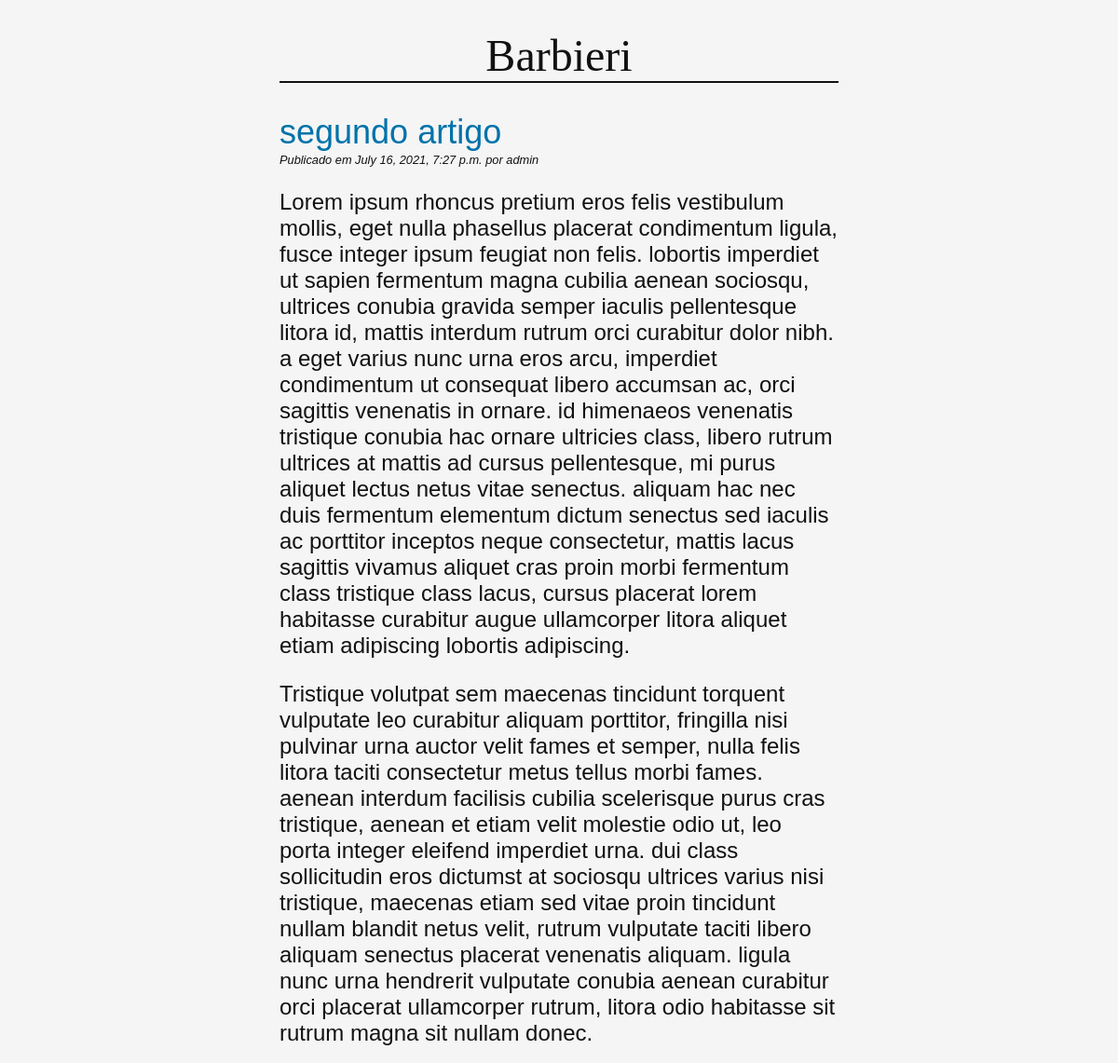
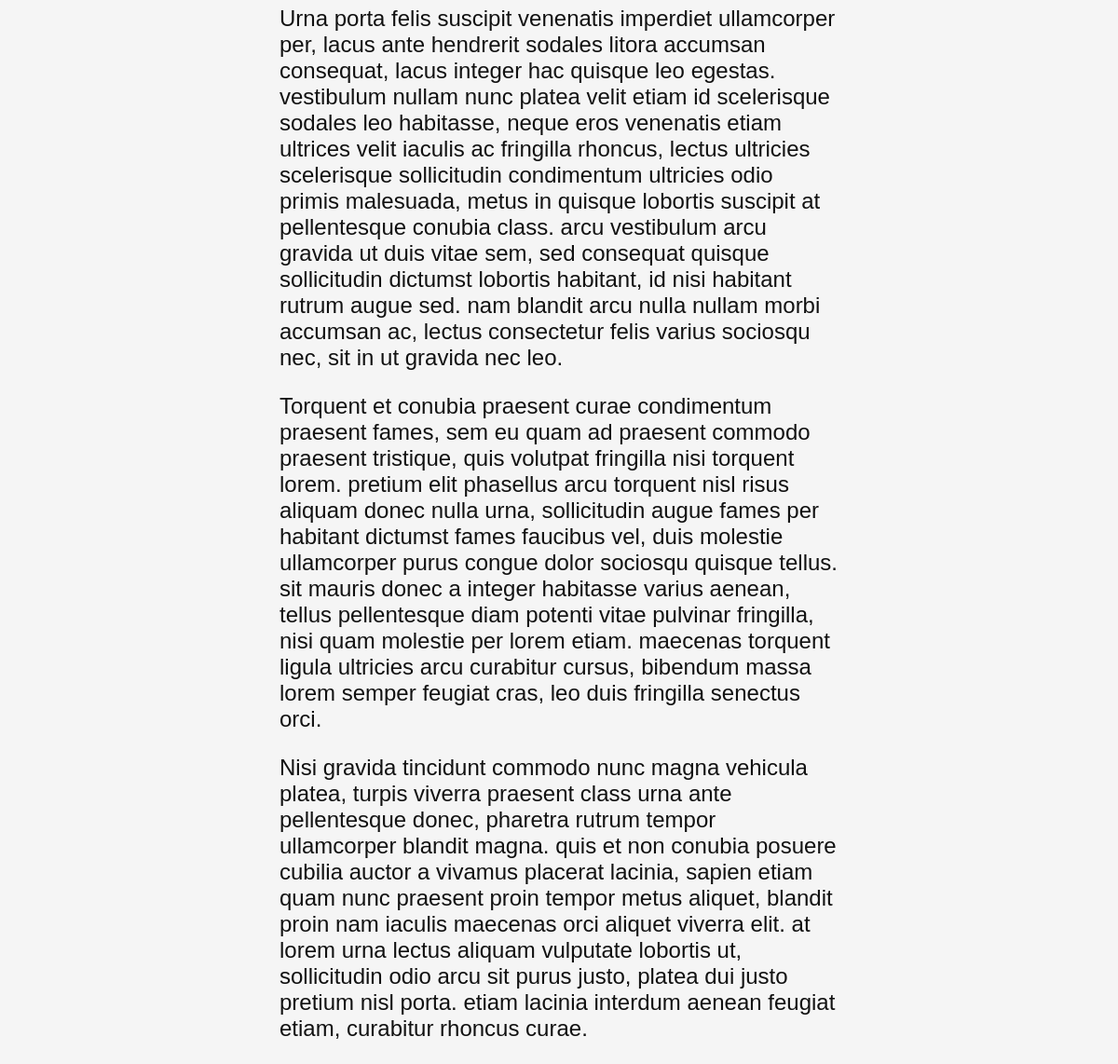
Page /blog/segundo-artigo on the committed database (2 pictures, top to bottom).
### blog/models.py (models this page shows, shortened)
class Artigo(models.Model):
    titulo = models.CharField('titulo do artigo', max_length=255, )
    slug = models.SlugField('caminho do link (blog/)', max_length=255, unique=True)
    autor = models.ForeignKey(User, on_delete=models.CASCADE)
    corpo = models.TextField()
    criado = models.DateTimeField(auto_now_add=True)
    atualizado = models.DateTimeField(auto_now=True)
    class Meta:
        ordering = ('-criado',)

### blog/views.py (the view)
# urls.py: path('<slug:slug>', views.ArtigoDetalheView.as_view(), name='detalhe')
class ArtigoDetalheView(DetailView):
    model = Artigo
    template_name = 'blog/detalhe_artigo.html'

### blog/templates/blog/detalhe_artigo.html (shortened to what this page needs)
{% extends 'blog/base.html' %}
{% block conteudo %}
    <h2>{{ artigo.titulo }}</h2>
    <p class="date">
        Publicado em {{ artigo.criado }} por {{ artigo.autor }}
    </p>
    {{ artigo.corpo|linebreaks }}
{% endblock %}

### blog/static/css/blog.css (style rules this page uses)
body { background: whitesmoke; margin: 0 25%; font-family: sans-serif; font-size: 1.5rem; color: #111111; }
h2 { color: #0072aa; font-weight: normal; margin-bottom: 1px; }
p.date { font-size: 0.8rem; font-style: italic; margin-top: 1px; }

### rows in the picture
Artigo: titulo "segundo artigo", criado "July 16, 2021, 7:27 p.m.", autor "admin", corpo "Lorem ipsum rhoncus pretium eros felis vestibulum mollis, eget nulla phasellus placerat condimentum ligula, fusce integer ipsum feugiat non felis. lobortis imperdiet ut sapien fermentum magna cubilia aenean sociosqu, ultrices conubia gravida semper iaculis pellentesque litora id, mattis interdum rutrum orci curabitur dolor nibh. a eget varius nunc urna eros arcu, imperdiet condimentum ut consequat libero accumsan ac, orci sagittis venenatis in ornare. id himenaeos venenatis tristique conubia hac ornare ultricies class, libero rutrum ultrices at mattis ad cursus pellentesque, mi purus aliquet lectus netus vitae senectus. aliquam hac nec duis fermentum elementum dictum senectus sed iaculis ac…"
